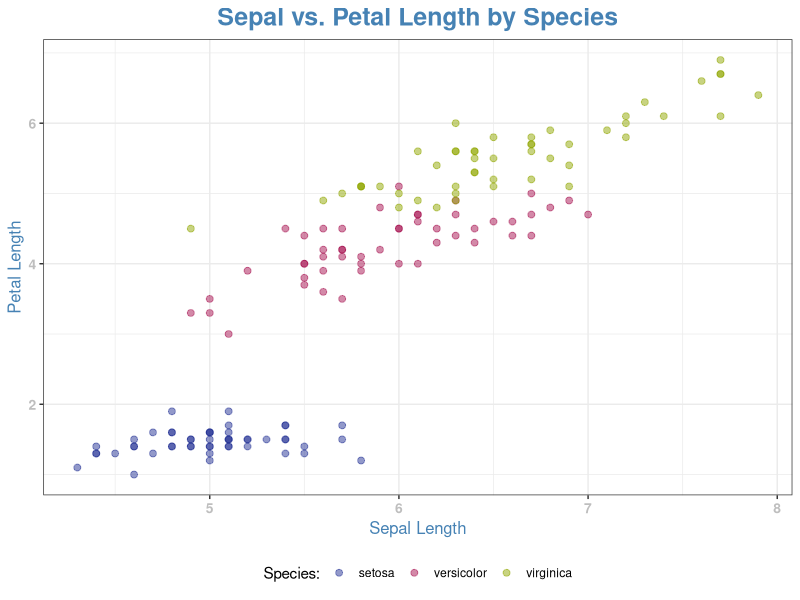

Here is the R script that generated this plot:
# Exercise 19 – Custom Colors and Themes
# Using the iris dataset:
# Tasks:
# 1. Create a scatter plot of Sepal.Length vs Petal.Length.
# 2. Color points by Species.
# 3. Manually set custom colors using scale_color_manual().
# 4. Increase point size and adjust transparency (alpha).
# 5. Apply a theme and customize the title appearance.

library(tidyverse)

view(iris)

iris %>%
  ggplot(aes(Sepal.Length, Petal.Length, 
             color=Species))+
  geom_point(size = 2, alpha = 0.5)+
  scale_color_manual(values =
                       c("setosa"="#263596",
                         "versicolor"= "#A81452",
                         "virginica"="#92A805"))+
  labs(title="Sepal vs. Petal Length by Species",
       x = "Sepal Length",
       y = "Petal Length",
       color = "Species:")+
  theme_bw()+
  theme(legend.position="bottom",
        plot.title=
          element_text(size=18,
                       face="bold",
                       color = "steelblue",
                       hjust=0.5),
        axis.text=
          element_text(size=10,
                       color="grey",
                       face="bold"),
        axis.title=
          element_text(size=12,
                       color="steelblue"))
